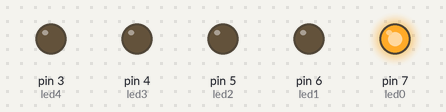
Simulated run of this sketch. Board: Arduino Uno, built with avr-gcc and run on an emulated ATmega328P. On the bench: output pins drawn as LEDs (lit = HIGH).

Above: at 0.05 s.
At 0.25 s:
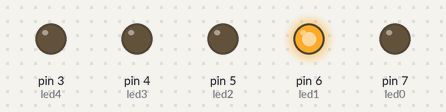
At 0.65 s:
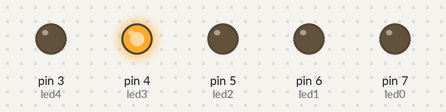
At 0.75 s:
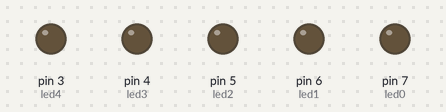
At 1.45 s:
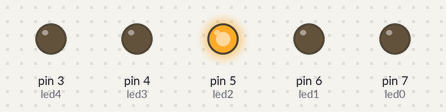
At 2.85 s:
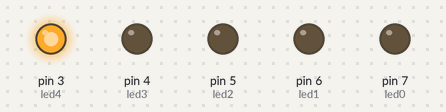
Timing chart, 0 to 3.1 s (numbered marks = the images above):
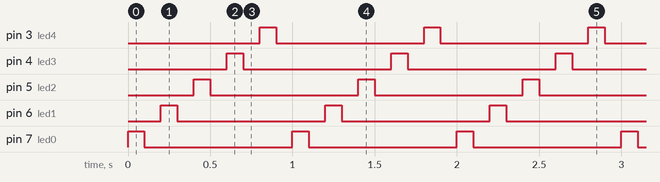

The sketch:

leds.ino
```cpp
int led0 = 7;
int led1 = 6;
int led2 = 5;
int led3 = 4;
int led4 = 3;

void setup()
{
    pinMode(led0, OUTPUT);
    pinMode(led1, OUTPUT);
    pinMode(led2, OUTPUT);
    pinMode(led3, OUTPUT);
    pinMode(led4, OUTPUT);
}

void loop()
{
    digitalWrite(led0, HIGH);
    delay(100);
    digitalWrite(led0, LOW);
    delay(100);

    digitalWrite(led1, HIGH);
    delay(100);
    digitalWrite(led1, LOW);
    delay(100);

    digitalWrite(led2, HIGH);
    delay(100);
    digitalWrite(led2, LOW);
    delay(100);

    digitalWrite(led3, HIGH);
    delay(100);
    digitalWrite(led3, LOW);
    delay(100);

    digitalWrite(led4, HIGH);
    delay(100);
    digitalWrite(led4, LOW);
    delay(100);
}
```

Measured:
- by itself, pin 3 (led4), pin 4 (led3), pin 5 (led2), pin 6 (led1), pin 7 (led0): alternates HIGH for 0.10 s and LOW for 0.90 s
- by itself, everything shown: repeats every 1.0 s, in 10 steps
